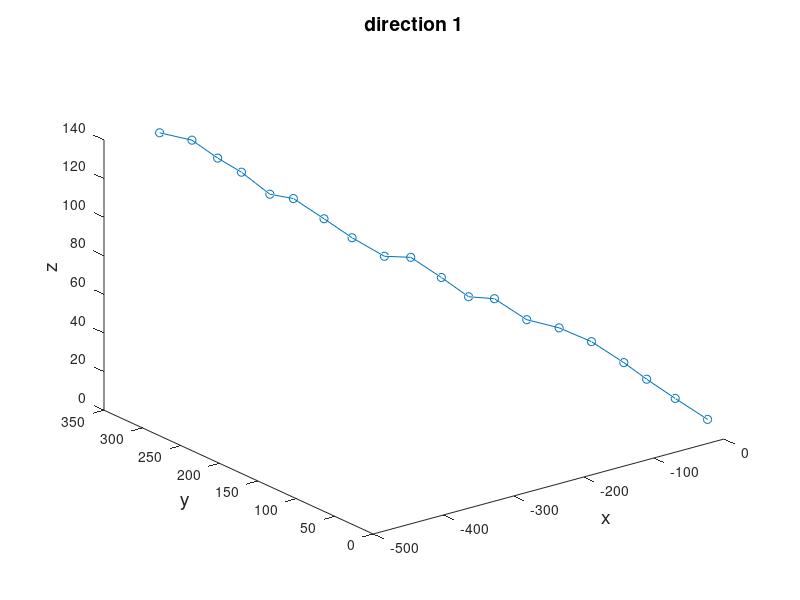
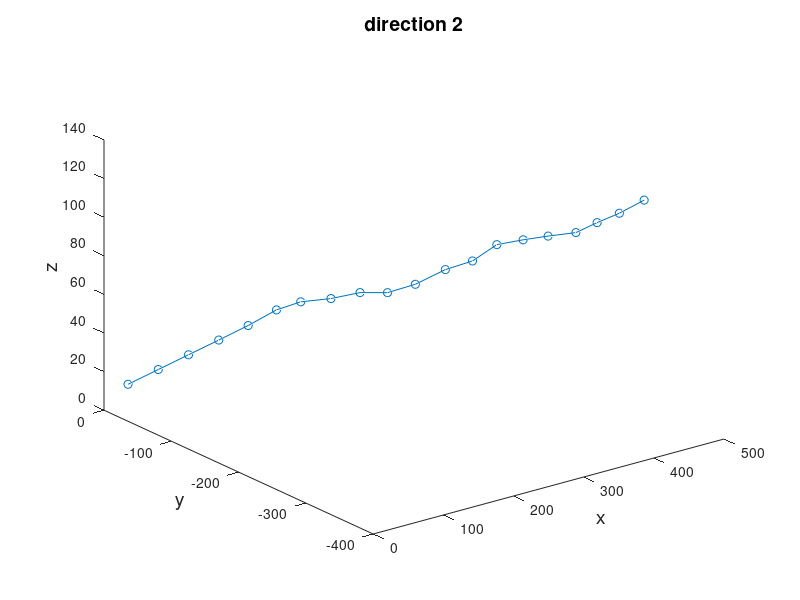
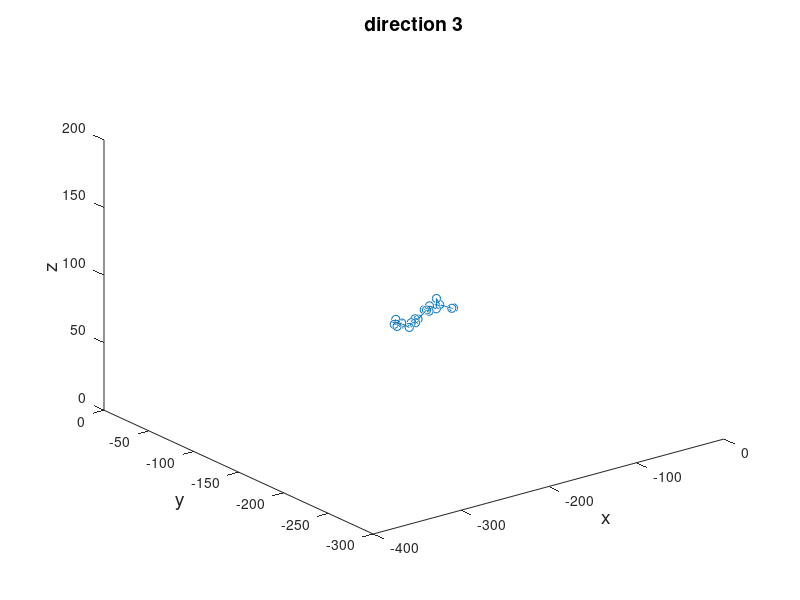
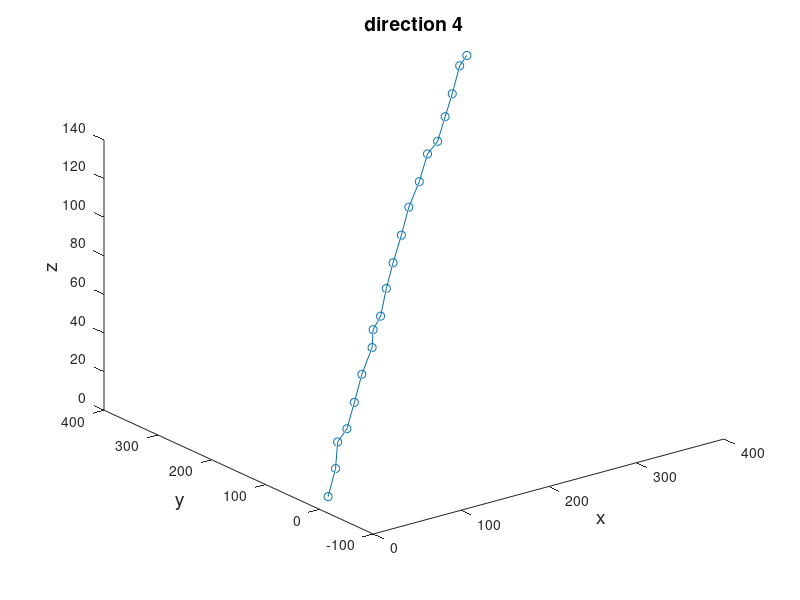

The MATLAB source for these figures, in order:
%%
%straight line
%fileID = fopen('datasets/linear/train/train.txt','w');
%fileID = fopen('datasets/linear/val/val.txt','w');
%fileID = fopen('datasets/linear/vis/vis.txt','w');
fileID = fopen('plot.txt','w');
mvx = 22; %max horizontal speed
mvy = 22; %max horizontal speed
mvz = 9;  %max descend speed

for i = 1 : 4 %trajectory number
    if mod(i,4) == 0
    state = [400 + 200*(rand()-0.5) , 400 + 200*(rand()-0.5), 140 + 15*(rand()-0.5)];
    elseif mod(i,4) == 1
    state = [-400 + 200*(rand()-0.5) , 400 + 200*(rand()-0.5), 140 + 15*(rand()-0.5)];
    elseif mod(i,4) == 2
    state = [400 + 200*(rand()-0.5) , -400 + 200*(rand()-0.5), 140 + 15*(rand()-0.5)];
    elseif mod(i,4)==3
    state = [-400 + 200*(rand()-0.5) , -400 + 200*(rand()-0.5), 140 + 15*(rand()-0.5)];
    end
    destination = [0, 0, 0];
    for t = 1 : 20
        vb = (destination - state)/(21 - t);
        if mod(i,4) == 0
        xv = max(-mvx , vb(1) + 15 * (rand() - 0.5));
        yv = max(-mvy, vb(2) + 15*(rand() - 0.5));
        elseif mod(i,4) == 1
        xv = min(mvx , vb(1) + 15 * (rand() - 0.5));
        yv = max(-mvy, vb(2) + 15*(rand() - 0.5));
        elseif mod(i,4) == 2
        xv = max(-mvx , vb(1) + 15 * (rand() - 0.5));
        yv = min(mvy, vb(2) + 15*(rand() - 0.5));
        elseif mod(i,4)==3
        xv = min(mvx , vb(1) + 15 * (rand() - 0.5));
        yv = min(mvy, vb(2) + 15*(rand() - 0.5));
        end

        zv = max(-mvz, vb(3) + 15*(rand() - 0.5));

        state(1) = state(1) + xv;
        state(2) = state(2) + yv;
        state(3) = max(state(3) + zv,0); % bound z above zero

        
        fprintf(fileID,'%4.2f\t%i\t%4.4f\t%4.4f\t%4.4f\n',t + 20*(i-1),i,state(1),state(2),state(3));
        historyx(t) =  state(1);
        historyy(t) =state(2);
        historyz(t) =state(3);
    end
    figure(i)
    str = sprintf("direction %i", i);
    scatter3(historyx, historyy, historyz)
    plot3(historyx, historyy, historyz, 'o-')
    title(str, 'FontSize', 14)
    xlabel('x', 'FontSize', 14)
    ylabel('y', 'FontSize', 14)
    zlabel('z', 'FontSize', 14)
    hold on
    str = sprintf('linear%d.png', i);
    print(gcf,str,'-dpng','-r900'); 
end
fclose(fileID);
